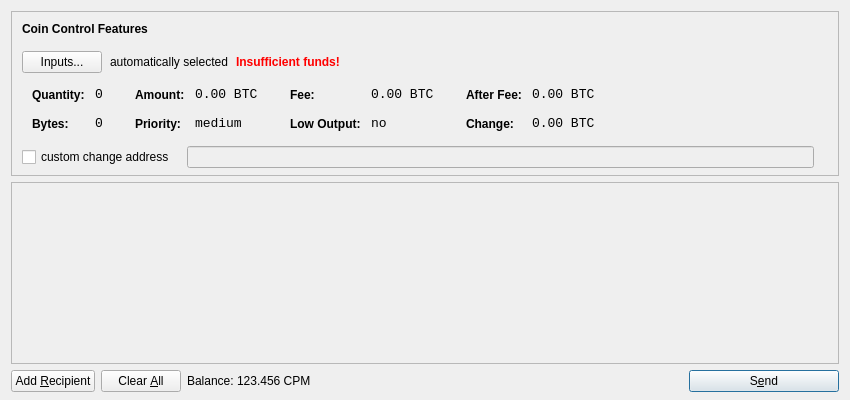
<?xml version="1.0" encoding="UTF-8"?>
<ui version="4.0">
 <class>SendCoinsDialog</class>
 <widget class="QDialog" name="SendCoinsDialog">
  <property name="geometry">
   <rect>
    <x>0</x>
    <y>0</y>
    <width>850</width>
    <height>400</height>
   </rect>
  </property>
  <property name="windowTitle">
   <string>Send Coins</string>
  </property>
  <layout class="QVBoxLayout" name="verticalLayout" stretch="0,1,0">
   <property name="bottomMargin">
    <number>8</number>
   </property>
   <item>
    <widget class="QFrame" name="frameCoinControl">
     <property name="sizePolicy">
      <sizepolicy hsizetype="Expanding" vsizetype="Expanding">
       <horstretch>0</horstretch>
       <verstretch>0</verstretch>
      </sizepolicy>
     </property>
     <property name="maximumSize">
      <size>
       <width>16777215</width>
       <height>16777215</height>
      </size>
     </property>
     <property name="frameShape">
      <enum>QFrame::StyledPanel</enum>
     </property>
     <property name="frameShadow">
      <enum>QFrame::Sunken</enum>
     </property>
     <layout class="QVBoxLayout" name="verticalLayoutCoinControl2">
      <property name="spacing">
       <number>-1</number>
      </property>
      <property name="leftMargin">
       <number>0</number>
      </property>
      <property name="topMargin">
       <number>0</number>
      </property>
      <property name="rightMargin">
       <number>0</number>
      </property>
      <property name="bottomMargin">
       <number>6</number>
      </property>
      <item>
       <layout class="QVBoxLayout" name="verticalLayoutCoinControl" stretch="0,0,0,0,1">
        <property name="spacing">
         <number>0</number>
        </property>
        <property name="leftMargin">
         <number>10</number>
        </property>
        <property name="topMargin">
         <number>10</number>
        </property>
        <item>
         <layout class="QHBoxLayout" name="horizontalLayoutCoinControl1">
          <property name="bottomMargin">
           <number>15</number>
          </property>
          <item>
           <widget class="QLabel" name="labelCoinControlFeatures">
            <property name="sizePolicy">
             <sizepolicy hsizetype="Preferred" vsizetype="Maximum">
              <horstretch>0</horstretch>
              <verstretch>0</verstretch>
             </sizepolicy>
            </property>
            <property name="font">
             <font>
              <weight>75</weight>
              <bold>true</bold>
             </font>
            </property>
            <property name="styleSheet">
             <string notr="true">font-weight:bold;</string>
            </property>
            <property name="text">
             <string>Coin Control Features</string>
            </property>
           </widget>
          </item>
         </layout>
        </item>
        <item>
         <layout class="QHBoxLayout" name="horizontalLayoutCoinControl2" stretch="0,0,0,0">
          <property name="spacing">
           <number>8</number>
          </property>
          <property name="bottomMargin">
           <number>10</number>
          </property>
          <item>
           <widget class="QPushButton" name="pushButtonCoinControl">
            <property name="styleSheet">
             <string notr="true"/>
            </property>
            <property name="text">
             <string>Inputs...</string>
            </property>
           </widget>
          </item>
          <item>
           <widget class="QLabel" name="labelCoinControlAutomaticallySelected">
            <property name="text">
             <string>automatically selected</string>
            </property>
            <property name="margin">
             <number>5</number>
            </property>
           </widget>
          </item>
          <item>
           <widget class="QLabel" name="labelCoinControlInsuffFunds">
            <property name="font">
             <font>
              <weight>75</weight>
              <bold>true</bold>
             </font>
            </property>
            <property name="styleSheet">
             <string notr="true">color:red;font-weight:bold;</string>
            </property>
            <property name="text">
             <string>Insufficient funds!</string>
            </property>
            <property name="margin">
             <number>5</number>
            </property>
           </widget>
          </item>
          <item>
           <spacer name="horizontalSpacerCoinControl">
            <property name="orientation">
             <enum>Qt::Horizontal</enum>
            </property>
            <property name="sizeHint" stdset="0">
             <size>
              <width>40</width>
              <height>1</height>
             </size>
            </property>
           </spacer>
          </item>
         </layout>
        </item>
        <item>
         <widget class="QWidget" name="widgetCoinControl" native="true">
          <property name="sizePolicy">
           <sizepolicy hsizetype="Preferred" vsizetype="Preferred">
            <horstretch>0</horstretch>
            <verstretch>0</verstretch>
           </sizepolicy>
          </property>
          <property name="minimumSize">
           <size>
            <width>0</width>
            <height>0</height>
           </size>
          </property>
          <property name="styleSheet">
           <string notr="true"/>
          </property>
          <layout class="QHBoxLayout" name="horizontalLayoutCoinControl5">
           <property name="margin">
            <number>0</number>
           </property>
           <item>
            <layout class="QHBoxLayout" name="horizontalLayoutCoinControl3" stretch="0,0,0,1">
             <property name="spacing">
              <number>20</number>
             </property>
             <property name="topMargin">
              <number>0</number>
             </property>
             <property name="bottomMargin">
              <number>10</number>
             </property>
             <item>
              <layout class="QFormLayout" name="formLayoutCoinControl1">
               <property name="horizontalSpacing">
                <number>10</number>
               </property>
               <property name="verticalSpacing">
                <number>14</number>
               </property>
               <property name="leftMargin">
                <number>10</number>
               </property>
               <property name="topMargin">
                <number>4</number>
               </property>
               <property name="rightMargin">
                <number>6</number>
               </property>
               <item row="0" column="0">
                <widget class="QLabel" name="labelCoinControlQuantityText">
                 <property name="styleSheet">
                  <string notr="true">font-weight:bold;</string>
                 </property>
                 <property name="text">
                  <string>Quantity:</string>
                 </property>
                 <property name="margin">
                  <number>0</number>
                 </property>
                </widget>
               </item>
               <item row="0" column="1">
                <widget class="QLabel" name="labelCoinControlQuantity">
                 <property name="font">
                  <font>
                   <family>Monospace</family>
                   <pointsize>10</pointsize>
                  </font>
                 </property>
                 <property name="cursor">
                  <cursorShape>IBeamCursor</cursorShape>
                 </property>
                 <property name="contextMenuPolicy">
                  <enum>Qt::ActionsContextMenu</enum>
                 </property>
                 <property name="text">
                  <string notr="true">0</string>
                 </property>
                 <property name="margin">
                  <number>0</number>
                 </property>
                 <property name="textInteractionFlags">
                  <set>Qt::LinksAccessibleByMouse|Qt::TextSelectableByKeyboard|Qt::TextSelectableByMouse</set>
                 </property>
                </widget>
               </item>
               <item row="1" column="0">
                <widget class="QLabel" name="labelCoinControlBytesText">
                 <property name="styleSheet">
                  <string notr="true">font-weight:bold;</string>
                 </property>
                 <property name="text">
                  <string>Bytes:</string>
                 </property>
                </widget>
               </item>
               <item row="1" column="1">
                <widget class="QLabel" name="labelCoinControlBytes">
                 <property name="font">
                  <font>
                   <family>Monospace</family>
                   <pointsize>10</pointsize>
                  </font>
                 </property>
                 <property name="cursor">
                  <cursorShape>IBeamCursor</cursorShape>
                 </property>
                 <property name="contextMenuPolicy">
                  <enum>Qt::ActionsContextMenu</enum>
                 </property>
                 <property name="text">
                  <string notr="true">0</string>
                 </property>
                 <property name="textInteractionFlags">
                  <set>Qt::LinksAccessibleByMouse|Qt::TextSelectableByKeyboard|Qt::TextSelectableByMouse</set>
                 </property>
                </widget>
               </item>
              </layout>
             </item>
             <item>
              <layout class="QFormLayout" name="formLayoutCoinControl2">
               <property name="horizontalSpacing">
                <number>10</number>
               </property>
               <property name="verticalSpacing">
                <number>14</number>
               </property>
               <property name="leftMargin">
                <number>6</number>
               </property>
               <property name="topMargin">
                <number>4</number>
               </property>
               <property name="rightMargin">
                <number>6</number>
               </property>
               <item row="0" column="0">
                <widget class="QLabel" name="labelCoinControlAmountText">
                 <property name="styleSheet">
                  <string notr="true">font-weight:bold;</string>
                 </property>
                 <property name="text">
                  <string>Amount:</string>
                 </property>
                 <property name="margin">
                  <number>0</number>
                 </property>
                </widget>
               </item>
               <item row="0" column="1">
                <widget class="QLabel" name="labelCoinControlAmount">
                 <property name="font">
                  <font>
                   <family>Monospace</family>
                   <pointsize>10</pointsize>
                  </font>
                 </property>
                 <property name="cursor">
                  <cursorShape>IBeamCursor</cursorShape>
                 </property>
                 <property name="contextMenuPolicy">
                  <enum>Qt::ActionsContextMenu</enum>
                 </property>
                 <property name="text">
                  <string notr="true">0.00 BTC</string>
                 </property>
                 <property name="textInteractionFlags">
                  <set>Qt::LinksAccessibleByMouse|Qt::TextSelectableByKeyboard|Qt::TextSelectableByMouse</set>
                 </property>
                </widget>
               </item>
               <item row="1" column="0">
                <widget class="QLabel" name="labelCoinControlPriorityText">
                 <property name="styleSheet">
                  <string notr="true">font-weight:bold;</string>
                 </property>
                 <property name="text">
                  <string>Priority:</string>
                 </property>
                </widget>
               </item>
               <item row="1" column="1">
                <widget class="QLabel" name="labelCoinControlPriority">
                 <property name="font">
                  <font>
                   <family>Monospace</family>
                   <pointsize>10</pointsize>
                  </font>
                 </property>
                 <property name="cursor">
                  <cursorShape>IBeamCursor</cursorShape>
                 </property>
                 <property name="contextMenuPolicy">
                  <enum>Qt::ActionsContextMenu</enum>
                 </property>
                 <property name="text">
                  <string>medium</string>
                 </property>
                 <property name="textInteractionFlags">
                  <set>Qt::LinksAccessibleByMouse|Qt::TextSelectableByKeyboard|Qt::TextSelectableByMouse</set>
                 </property>
                </widget>
               </item>
              </layout>
             </item>
             <item>
              <layout class="QFormLayout" name="formLayoutCoinControl3">
               <property name="horizontalSpacing">
                <number>10</number>
               </property>
               <property name="verticalSpacing">
                <number>14</number>
               </property>
               <property name="leftMargin">
                <number>6</number>
               </property>
               <property name="topMargin">
                <number>4</number>
               </property>
               <property name="rightMargin">
                <number>6</number>
               </property>
               <item row="0" column="0">
                <widget class="QLabel" name="labelCoinControlFeeText">
                 <property name="styleSheet">
                  <string notr="true">font-weight:bold;</string>
                 </property>
                 <property name="text">
                  <string>Fee:</string>
                 </property>
                 <property name="margin">
                  <number>0</number>
                 </property>
                </widget>
               </item>
               <item row="0" column="1">
                <widget class="QLabel" name="labelCoinControlFee">
                 <property name="font">
                  <font>
                   <family>Monospace</family>
                   <pointsize>10</pointsize>
                  </font>
                 </property>
                 <property name="cursor">
                  <cursorShape>IBeamCursor</cursorShape>
                 </property>
                 <property name="contextMenuPolicy">
                  <enum>Qt::ActionsContextMenu</enum>
                 </property>
                 <property name="text">
                  <string notr="true">0.00 BTC</string>
                 </property>
                 <property name="textInteractionFlags">
                  <set>Qt::LinksAccessibleByMouse|Qt::TextSelectableByKeyboard|Qt::TextSelectableByMouse</set>
                 </property>
                </widget>
               </item>
               <item row="1" column="0">
                <widget class="QLabel" name="labelCoinControlLowOutputText">
                 <property name="styleSheet">
                  <string notr="true">font-weight:bold;</string>
                 </property>
                 <property name="text">
                  <string>Low Output:</string>
                 </property>
                </widget>
               </item>
               <item row="1" column="1">
                <widget class="QLabel" name="labelCoinControlLowOutput">
                 <property name="font">
                  <font>
                   <family>Monospace</family>
                   <pointsize>10</pointsize>
                  </font>
                 </property>
                 <property name="cursor">
                  <cursorShape>IBeamCursor</cursorShape>
                 </property>
                 <property name="contextMenuPolicy">
                  <enum>Qt::ActionsContextMenu</enum>
                 </property>
                 <property name="text">
                  <string>no</string>
                 </property>
                 <property name="textInteractionFlags">
                  <set>Qt::LinksAccessibleByMouse|Qt::TextSelectableByKeyboard|Qt::TextSelectableByMouse</set>
                 </property>
                </widget>
               </item>
              </layout>
             </item>
             <item>
              <layout class="QFormLayout" name="formLayoutCoinControl4">
               <property name="horizontalSpacing">
                <number>10</number>
               </property>
               <property name="verticalSpacing">
                <number>14</number>
               </property>
               <property name="leftMargin">
                <number>6</number>
               </property>
               <property name="topMargin">
                <number>4</number>
               </property>
               <property name="rightMargin">
                <number>6</number>
               </property>
               <item row="0" column="0">
                <widget class="QLabel" name="labelCoinControlAfterFeeText">
                 <property name="styleSheet">
                  <string notr="true">font-weight:bold;</string>
                 </property>
                 <property name="text">
                  <string>After Fee:</string>
                 </property>
                 <property name="margin">
                  <number>0</number>
                 </property>
                </widget>
               </item>
               <item row="0" column="1">
                <widget class="QLabel" name="labelCoinControlAfterFee">
                 <property name="font">
                  <font>
                   <family>Monospace</family>
                   <pointsize>10</pointsize>
                  </font>
                 </property>
                 <property name="cursor">
                  <cursorShape>IBeamCursor</cursorShape>
                 </property>
                 <property name="contextMenuPolicy">
                  <enum>Qt::ActionsContextMenu</enum>
                 </property>
                 <property name="text">
                  <string notr="true">0.00 BTC</string>
                 </property>
                 <property name="textInteractionFlags">
                  <set>Qt::LinksAccessibleByMouse|Qt::TextSelectableByKeyboard|Qt::TextSelectableByMouse</set>
                 </property>
                </widget>
               </item>
               <item row="1" column="0">
                <widget class="QLabel" name="labelCoinControlChangeText">
                 <property name="styleSheet">
                  <string notr="true">font-weight:bold;</string>
                 </property>
                 <property name="text">
                  <string>Change:</string>
                 </property>
                </widget>
               </item>
               <item row="1" column="1">
                <widget class="QLabel" name="labelCoinControlChange">
                 <property name="font">
                  <font>
                   <family>Monospace</family>
                   <pointsize>10</pointsize>
                  </font>
                 </property>
                 <property name="cursor">
                  <cursorShape>IBeamCursor</cursorShape>
                 </property>
                 <property name="contextMenuPolicy">
                  <enum>Qt::ActionsContextMenu</enum>
                 </property>
                 <property name="text">
                  <string notr="true">0.00 BTC</string>
                 </property>
                 <property name="textInteractionFlags">
                  <set>Qt::LinksAccessibleByMouse|Qt::TextSelectableByKeyboard|Qt::TextSelectableByMouse</set>
                 </property>
                </widget>
               </item>
              </layout>
             </item>
            </layout>
           </item>
          </layout>
         </widget>
        </item>
        <item>
         <layout class="QHBoxLayout" name="horizontalLayoutCoinControl4" stretch="0,0,0">
          <property name="spacing">
           <number>12</number>
          </property>
          <property name="sizeConstraint">
           <enum>QLayout::SetDefaultConstraint</enum>
          </property>
          <property name="topMargin">
           <number>5</number>
          </property>
          <property name="rightMargin">
           <number>5</number>
          </property>
          <item>
           <widget class="QCheckBox" name="checkBoxCoinControlChange">
            <property name="text">
             <string>custom change address</string>
            </property>
           </widget>
          </item>
          <item>
           <widget class="QLineEdit" name="lineEditCoinControlChange">
            <property name="enabled">
             <bool>false</bool>
            </property>
            <property name="sizePolicy">
             <sizepolicy hsizetype="Expanding" vsizetype="Fixed">
              <horstretch>0</horstretch>
              <verstretch>0</verstretch>
             </sizepolicy>
            </property>
           </widget>
          </item>
          <item>
           <widget class="QLabel" name="labelCoinControlChangeLabel">
            <property name="sizePolicy">
             <sizepolicy hsizetype="Preferred" vsizetype="Expanding">
              <horstretch>0</horstretch>
              <verstretch>0</verstretch>
             </sizepolicy>
            </property>
            <property name="minimumSize">
             <size>
              <width>0</width>
              <height>0</height>
             </size>
            </property>
            <property name="text">
             <string/>
            </property>
            <property name="margin">
             <number>3</number>
            </property>
           </widget>
          </item>
         </layout>
        </item>
        <item>
         <spacer name="verticalSpacerCoinControl">
          <property name="orientation">
           <enum>Qt::Vertical</enum>
          </property>
          <property name="sizeHint" stdset="0">
           <size>
            <width>800</width>
            <height>1</height>
           </size>
          </property>
         </spacer>
        </item>
       </layout>
      </item>
     </layout>
    </widget>
   </item>
   <item>
    <widget class="QScrollArea" name="scrollArea">
     <property name="widgetResizable">
      <bool>true</bool>
     </property>
     <widget class="QWidget" name="scrollAreaWidgetContents">
      <property name="geometry">
       <rect>
        <x>0</x>
        <y>0</y>
        <width>830</width>
        <height>165</height>
       </rect>
      </property>
      <layout class="QVBoxLayout" name="verticalLayout_2">
       <property name="margin">
        <number>0</number>
       </property>
       <item>
        <layout class="QVBoxLayout" name="entries">
         <property name="spacing">
          <number>6</number>
         </property>
        </layout>
       </item>
       <item>
        <spacer name="verticalSpacer">
         <property name="orientation">
          <enum>Qt::Vertical</enum>
         </property>
         <property name="sizeHint" stdset="0">
          <size>
           <width>20</width>
           <height>40</height>
          </size>
         </property>
        </spacer>
       </item>
      </layout>
     </widget>
    </widget>
   </item>
   <item>
    <layout class="QHBoxLayout" name="horizontalLayout">
     <item>
      <widget class="QPushButton" name="addButton">
       <property name="toolTip">
        <string>Send to multiple recipients at once</string>
       </property>
       <property name="text">
        <string>Add &amp;Recipient</string>
       </property>
       <property name="icon">
        <iconset resource="../bitcoin.qrc">
         <normaloff>:/icons/add</normaloff>:/icons/add</iconset>
       </property>
       <property name="autoDefault">
        <bool>false</bool>
       </property>
      </widget>
     </item>
     <item>
      <widget class="QPushButton" name="clearButton">
       <property name="sizePolicy">
        <sizepolicy hsizetype="Minimum" vsizetype="Fixed">
         <horstretch>0</horstretch>
         <verstretch>0</verstretch>
        </sizepolicy>
       </property>
       <property name="toolTip">
        <string>Remove all transaction fields</string>
       </property>
       <property name="text">
        <string>Clear &amp;All</string>
       </property>
       <property name="icon">
        <iconset resource="../bitcoin.qrc">
         <normaloff>:/icons/remove</normaloff>:/icons/remove</iconset>
       </property>
       <property name="autoRepeatDelay">
        <number>300</number>
       </property>
       <property name="autoDefault">
        <bool>false</bool>
       </property>
      </widget>
     </item>
     <item>
      <layout class="QHBoxLayout" name="horizontalLayout_2">
       <property name="spacing">
        <number>3</number>
       </property>
       <item>
        <widget class="QLabel" name="label">
         <property name="text">
          <string>Balance:</string>
         </property>
        </widget>
       </item>
       <item>
        <widget class="QLabel" name="labelBalance">
         <property name="cursor">
          <cursorShape>IBeamCursor</cursorShape>
         </property>
         <property name="text">
          <string>123.456 CPM</string>
         </property>
         <property name="textInteractionFlags">
          <set>Qt::LinksAccessibleByMouse|Qt::TextSelectableByKeyboard|Qt::TextSelectableByMouse</set>
         </property>
        </widget>
       </item>
      </layout>
     </item>
     <item>
      <spacer name="horizontalSpacer">
       <property name="orientation">
        <enum>Qt::Horizontal</enum>
       </property>
       <property name="sizeHint" stdset="0">
        <size>
         <width>40</width>
         <height>20</height>
        </size>
       </property>
      </spacer>
     </item>
     <item>
      <widget class="QPushButton" name="sendButton">
       <property name="minimumSize">
        <size>
         <width>150</width>
         <height>0</height>
        </size>
       </property>
       <property name="toolTip">
        <string>Confirm the send action</string>
       </property>
       <property name="text">
        <string>S&amp;end</string>
       </property>
       <property name="icon">
        <iconset resource="../bitcoin.qrc">
         <normaloff>:/icons/send</normaloff>:/icons/send</iconset>
       </property>
       <property name="default">
        <bool>true</bool>
       </property>
      </widget>
     </item>
    </layout>
   </item>
  </layout>
 </widget>
 <resources>
  <include location="../bitcoin.qrc"/>
 </resources>
 <connections/>
</ui>
